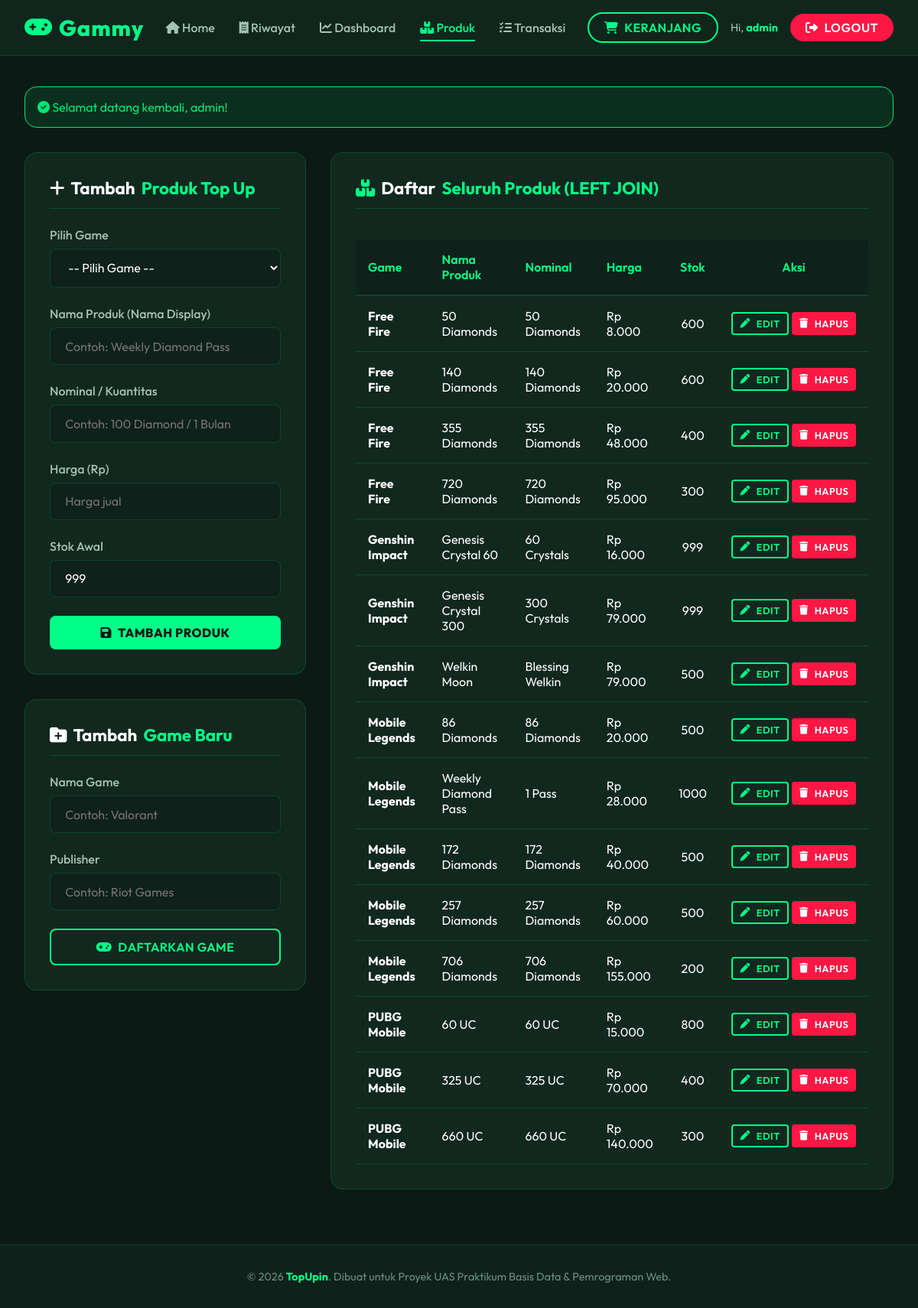
/pages/admin/products.php (signed in), run on the app's committed database.
### tables this page shows
CREATE TABLE IF NOT EXISTS products (
    id_produk INT PRIMARY KEY AUTO_INCREMENT,
    id_game INT NOT NULL,
    nama_produk VARCHAR(100) NOT NULL,
    nominal VARCHAR(50) NOT NULL,
    harga INT NOT NULL,
    stok INT DEFAULT 999,
    FOREIGN KEY (id_game) REFERENCES games(id_game) ON DELETE CASCADE
);

CREATE TABLE IF NOT EXISTS games (
    id_game INT PRIMARY KEY AUTO_INCREMENT,
    nama_game VARCHAR(100) NOT NULL,
    publisher VARCHAR(100),
    logo VARCHAR(255) DEFAULT 'default_game.png'
);

### pages/admin/products.php (the view, shortened to what this page needs)
<?php
require_once '../../config/database.php';
include '../../includes/header.php';
try {
    $products = $pdo->query("
        SELECT p.*, g.nama_game
        FROM products p
        LEFT JOIN games g ON p.id_game = g.id_game
        ORDER BY g.nama_game ASC, p.harga ASC
    ")->fetchAll();
} catch (PDOException $e) {
    echo '<div class="panel alert" style="background: rgba(255, 23, 68, 0.1); border-color: var(--danger); color: var(--danger);">' . $e->getMessage() . '</div>';
}
?>
<div style="display: grid; grid-template-columns: 1fr 2fr; gap: 2rem; align-items: start;">
    <div>
        <div class="panel">
            <h3 class="panel-title">
                <i class="fa-solid fa-plus"></i> Tambah <span>Produk Top Up</span>
            </h3>
            <form action="../../process/admin_action.php?action=add_product" method="POST">
                <div class="form-group">
                    <label for="id_game" class="form-label">Pilih Game</label>
                    <select id="id_game" name="id_game" class="form-input" required style="background-color: var(--bg-secondary); color: var(--text-primary);">
                        <option value="">-- Pilih Game --</option>
                    </select>
                </div>
                <div class="form-group">
                    <label for="nama_produk" class="form-label">Nama Produk (Nama Display)</label>
                    <input type="text" id="nama_produk" name="nama_produk" class="form-input" placeholder="Contoh: Weekly Diamond Pass" required>
                </div>
                <div class="form-group">
                    <label for="nominal" class="form-label">Nominal / Kuantitas</label>
                    <input type="text" id="nominal" name="nominal" class="form-input" placeholder="Contoh: 100 Diamond / 1 Bulan" required>
                </div>
                <div class="form-group">
                    <label for="harga" class="form-label">Harga (Rp)</label>
                    <input type="number" id="harga" name="harga" class="form-input" placeholder="Harga jual" min="1" required>
                </div>
                <div class="form-group">
                    <label for="stok" class="form-label">Stok Awal</label>
                    <input type="number" id="stok" name="stok" class="form-input" value="999" min="0" required>
                </div>
                <button type="submit" class="btn btn-primary" style="width: 100%; justify-content: center;">
                    <i class="fa-solid fa-floppy-disk"></i> Tambah Produk
                </button>
            </form>
        </div>
        <div class="panel">
            <h3 class="panel-title">
                <i class="fa-solid fa-folder-plus"></i> Tambah <span>Game Baru</span>
            </h3>
            <form action="../../process/admin_action.php?action=add_game" method="POST">
                <div class="form-group">
                    <label for="nama_game" class="form-label">Nama Game</label>
                    <input type="text" id="nama_game" name="nama_game" class="form-input" placeholder="Contoh: Valorant" required>
                </div>
                <div class="form-group">
                    <label for="publisher" class="form-label">Publisher</label>
                    <input type="text" id="publisher" name="publisher" class="form-input" placeholder="Contoh: Riot Games" required>
                </div>
                <button type="submit" class="btn btn-outline" style="width: 100%; justify-content: center;">
                    <i class="fa-solid fa-gamepad"></i> Daftarkan Game
                </button>
            </form>
        </div>
    </div>
    <div class="panel">
        <h3 class="panel-title">
            <i class="fa-solid fa-boxes-stacked" style="color: var(--accent-primary);"></i> Daftar <span>Seluruh Produk (LEFT JOIN)</span>
        </h3>
        <?php if (empty($products)): ?>
            <p style="color: var(--text-secondary); text-align: center; margin: 2rem 0;">Belum ada produk terdaftar.</p>
        <?php else: ?>
            <div class="table-container">
                <table>
                    <thead>
                        <tr>
                            <th>Game</th>
                            <th>Nama Produk</th>
                            <th>Nominal</th>
                            <th>Harga</th>
                            <th style="text-align: center;">Stok</th>
                            <th style="text-align: center;">Aksi</th>
                        </tr>
                    </thead>
                    <tbody>
                        <?php foreach ($products as $prod): ?>
                            <tr>
                                <td><strong><?= htmlspecialchars($prod['nama_game'] ?? 'Game Terhapus') ?></strong></td>
                                <td><?= htmlspecialchars($prod['nama_produk']) ?></td>
                                <td><code><?= htmlspecialchars($prod['nominal']) ?></code></td>
                                <td>Rp <?= number_format($prod['harga'], 0, ',', '.') ?></td>
                                <td style="text-align: center;"><?= $prod['stok'] ?></td>
                                <td style="text-align: center;">
                                    <div style="display: flex; gap: 0.25rem; justify-content: center;">
                                        <a href="products.php?edit=<?= $prod['id_produk'] ?>" class="btn btn-outline" style="padding: 0.3rem 0.6rem; font-size: 0.8rem; border-radius: 4px; border-color: var(--accent-primary); color: var(--accent-primary);">
                                            <i class="fa-solid fa-pen"></i> Edit
                                        </a>
                                        <a href="../../process/admin_action.php?action=delete_product&id_produk=<?= $prod['id_produk'] ?>" class="btn btn-danger" style="padding: 0.3rem 0.6rem; font-size: 0.8rem; border-radius: 4px;" onclick="return confirm('Apakah Anda yakin ingin menghapus produk ini?')">
                                            <i class="fa-solid fa-trash"></i> Hapus
                                        </a>
                                    </div>
                                </td>
                            </tr>
                        <?php endforeach; ?>
                    </tbody>
                </table>
            </div>
        <?php endif; ?>
    </div>
</div>
<?php
include '../../includes/footer.php';
?>

### assets/css/style.css (style rules this page uses)
:root { --bg-primary: #0B1A14; --bg-secondary: #0E211A; --bg-card: #11281F; --accent-primary: #00FF88; --accent-secondary: #00D270; --text-primary: #ffffff; --text-secondary: #a3c4b5; --text-muted: #6b8f80; --success: #00e676; --danger: #ff1744; --warning: #ffea00; --glass-bg: rgba(17, 40, 31, 0.9); --glass-border: rgba(0, 255, 136, 0.15); --radius-sm: 8px; --radius-md: 16px; --radius-lg: 24px; --transition: all 0.3s cubic-bezier(0.4, 0, 0.2, 1); }
* { margin: 0; padding: 0; box-sizing: border-box; font-family: 'Outfit', sans-serif; }
body { background-color: var(--bg-primary); color: var(--text-primary); min-height: 100vh; display: flex; flex-direction: column; overflow-x: hidden; }
a { color: inherit; text-decoration: none; transition: var(--transition); }
button, input, select, textarea { background: none; border: none; color: inherit; font-size: inherit; }
.btn { padding: 0.75rem 1.5rem; border-radius: var(--radius-sm); font-weight: 600; cursor: pointer; display: inline-flex; align-items: center; gap: 0.5rem; transition: var(--transition); text-transform: uppercase; letter-spacing: 0.5px; }
.btn-primary { background: var(--accent-primary); color: var(--bg-primary); font-weight: 800; }
.btn-outline { border: 2px solid var(--accent-primary); color: var(--accent-primary); }
.btn-danger { background: var(--danger); color: white; }
.panel { background: var(--bg-card); border-radius: var(--radius-md); border: 1px solid var(--glass-border); padding: 2rem; margin-bottom: 2rem; }
.panel-title { font-size: 1.4rem; font-weight: 700; margin-bottom: 1.5rem; display: flex; align-items: center; gap: 0.5rem; border-bottom: 1px solid var(--glass-border); padding-bottom: 0.75rem; }
.panel-title span { color: var(--accent-primary); }
.form-group { margin-bottom: 1.5rem; }
.form-label { display: block; font-weight: 500; margin-bottom: 0.5rem; color: var(--text-secondary); }
.form-input { width: 100%; background: var(--bg-secondary); border: 1px solid var(--glass-border); border-radius: var(--radius-sm); padding: 0.85rem 1.2rem; font-family: inherit; transition: var(--transition); color: #fff; }
.table-container { overflow-x: auto; }
table { width: 100%; border-collapse: collapse; margin-top: 1rem; }
th { text-align: left; padding: 1rem; background: var(--bg-secondary); font-weight: 600; color: var(--accent-primary); border-bottom: 2px solid var(--glass-border); }
td { padding: 1rem; border-bottom: 1px solid var(--glass-border); }

### data on the page
products: id_game.nama_game "Free Fire", nama_produk "50 Diamonds", nominal "50 Diamonds", harga "8.000", stok "600"
products: id_game.nama_game "Free Fire", nama_produk "140 Diamonds", nominal "140 Diamonds", harga "20.000", stok "600"
products: id_game.nama_game "Free Fire", nama_produk "355 Diamonds", nominal "355 Diamonds", harga "48.000", stok "400"
products: id_game.nama_game "Free Fire", nama_produk "720 Diamonds", nominal "720 Diamonds", harga "95.000", stok "300"
products: id_game.nama_game "Genshin Impact", nama_produk "Genesis Crystal 60", nominal "60 Crystals", harga "16.000", stok "999"
products: id_game.nama_game "Genshin Impact", nama_produk "Genesis Crystal 300", nominal "300 Crystals", harga "79.000", stok "999"
products: id_game.nama_game "Genshin Impact", nama_produk "Welkin Moon", nominal "Blessing Welkin", harga "79.000", stok "500"
products: id_game.nama_game "Mobile Legends", nama_produk "86 Diamonds", nominal "86 Diamonds", harga "20.000", stok "500"
products: id_game.nama_game "Mobile Legends", nama_produk "Weekly Diamond Pass", nominal "1 Pass", harga "28.000", stok "1000"
products: id_game.nama_game "Mobile Legends", nama_produk "172 Diamonds", nominal "172 Diamonds", harga "40.000", stok "500"
products: id_game.nama_game "Mobile Legends", nama_produk "257 Diamonds", nominal "257 Diamonds", harga "60.000", stok "500"
products: id_game.nama_game "Mobile Legends", nama_produk "706 Diamonds", nominal "706 Diamonds", harga "155.000", stok "200"
products: id_game.nama_game "PUBG Mobile", nama_produk "60 UC", nominal "60 UC", harga "15.000", stok "800"
products: id_game.nama_game "PUBG Mobile", nama_produk "325 UC", nominal "325 UC", harga "70.000", stok "400"
products: id_game.nama_game "PUBG Mobile", nama_produk "660 UC", nominal "660 UC", harga "140.000", stok "300"

### other printed values
$_SESSION['user']['username'] "admin"
$_SESSION['success'] "Selamat datang kembali, admin!"
